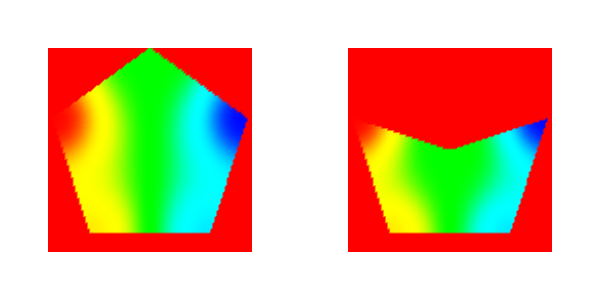

Generate this figure with Python:
#!/usr/bin/env python
# Demonstrate mean value coordinates interpolation on polygon cells with vtkProbeFilter.

import math

import vtkmodules.vtkInteractionStyle  # noqa: F401
import vtkmodules.vtkRenderingOpenGL2  # noqa: F401

from vtkmodules.vtkCommonCore import vtkDoubleArray, vtkPoints
from vtkmodules.vtkCommonDataModel import vtkCellArray, vtkPolyData
from vtkmodules.vtkFiltersCore import vtkProbeFilter
from vtkmodules.vtkFiltersSources import vtkPlaneSource
from vtkmodules.vtkRenderingCore import (
    vtkActor,
    vtkPolyDataMapper,
    vtkProperty,
    vtkRenderWindow,
    vtkRenderWindowInteractor,
    vtkRenderer,
)

# Case 0: convex pentagon.
pentagon = []
for i in range(5):
    x = math.sin(math.radians(72.0 * i))
    y = math.cos(math.radians(72.0 * i))
    pentagon.append([x, y, 0.0])

pentagon_cell = vtkCellArray()
pentagon_cell.InsertNextCell(5)
for i in range(5):
    pentagon_cell.InsertCellPoint(i)

pentagon_points = vtkPoints()
for pt in pentagon:
    pentagon_points.InsertNextPoint(pt)

point_data_array = vtkDoubleArray()
for pt in pentagon:
    point_data_array.InsertNextValue((pt[0] + 1.0) / 2.0)

polydata = vtkPolyData()
polydata.SetPoints(pentagon_points)
polydata.SetPolys(pentagon_cell)
polydata.GetPointData().SetScalars(point_data_array)

# Sample on a plane.
p_source = vtkPlaneSource()
p_source.SetOrigin(-1.0, -1.0, 0)
p_source.SetPoint1(1.0, -1.0, 0)
p_source.SetPoint2(-1.0, 1.0, 0)
p_source.SetXResolution(100)
p_source.SetYResolution(100)

interp = vtkProbeFilter()
interp.SetInputConnection(p_source.GetOutputPort())
interp.SetSourceData(polydata)

interp_mapper = vtkPolyDataMapper()
interp_mapper.SetInputConnection(interp.GetOutputPort())
interp_actor = vtkActor()
interp_actor.SetMapper(interp_mapper)

# Case 1: non-convex polygon (move vertex 0 to origin).
pentagon_1 = list(pentagon)
pentagon_1[0] = [0.0, 0.0, 0.0]

pentagon_points_1 = vtkPoints()
for pt in pentagon_1:
    pentagon_points_1.InsertNextPoint(pt)

pentagon_cell_1 = vtkCellArray()
pentagon_cell_1.InsertNextCell(5)
for i in range(5):
    pentagon_cell_1.InsertCellPoint(i)

point_data_array_1 = vtkDoubleArray()
for pt in pentagon_1:
    point_data_array_1.InsertNextValue((pt[0] + 1.0) / 2.0)

polydata_1 = vtkPolyData()
polydata_1.SetPoints(pentagon_points_1)
polydata_1.SetPolys(pentagon_cell_1)
polydata_1.GetPointData().SetScalars(point_data_array_1)

p_source_1 = vtkPlaneSource()
p_source_1.SetOrigin(-1.0, -1.0, 0)
p_source_1.SetPoint1(1.0, -1.0, 0)
p_source_1.SetPoint2(-1.0, 1.0, 0)
p_source_1.SetXResolution(100)
p_source_1.SetYResolution(100)

interp_1 = vtkProbeFilter()
interp_1.SetInputConnection(p_source_1.GetOutputPort())
interp_1.SetSourceData(polydata_1)

interp_mapper_1 = vtkPolyDataMapper()
interp_mapper_1.SetInputConnection(interp_1.GetOutputPort())
interp_actor_1 = vtkActor()
interp_actor_1.SetMapper(interp_mapper_1)

# Turn off lighting.
light_property = vtkProperty()
light_property.LightingOff()
interp_actor.SetProperty(light_property)
interp_actor_1.SetProperty(light_property)

# Renderers.
renderer_0 = vtkRenderer()
renderer_0.SetViewport(0, 0, 0.5, 1)
renderer_0.AddActor(interp_actor)

renderer_1 = vtkRenderer()
renderer_1.SetViewport(0.5, 0, 1, 1)
renderer_1.AddActor(interp_actor_1)

render_window = vtkRenderWindow()
render_window.SetMultiSamples(0)
render_window.SetSize(600, 300)
render_window.AddRenderer(renderer_0)
render_window.AddRenderer(renderer_1)
render_window.SetWindowName("mean value coords polygon")

# Scene.
renderer_0.ResetCamera()
renderer_0.SetBackground(1, 1, 1)
renderer_1.ResetCamera()
renderer_1.SetBackground(1, 1, 1)

interactor = vtkRenderWindowInteractor()
interactor.SetRenderWindow(render_window)

interactor.Initialize()
interactor.Start()
